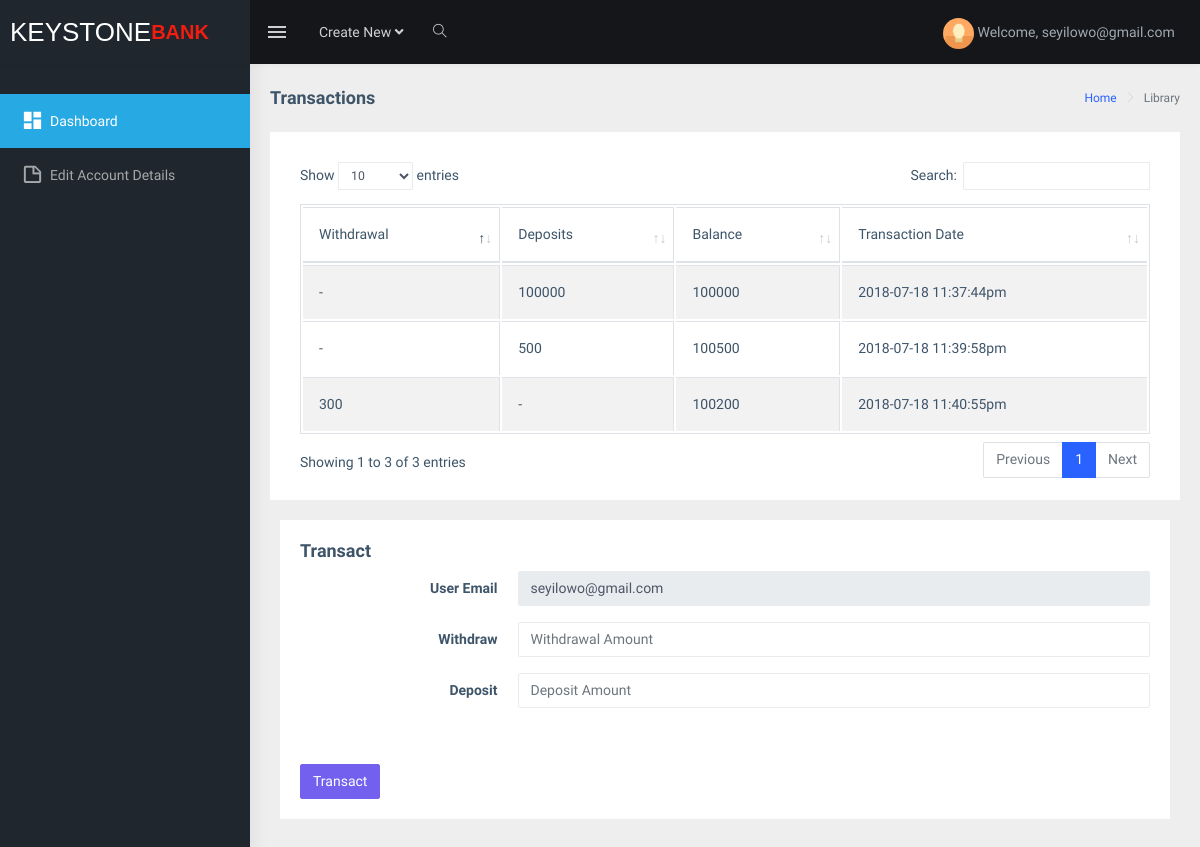
The page /customers/matrix-admin-bt4-1/html/ltr/index1.php (signed in) on the database as committed earlier.
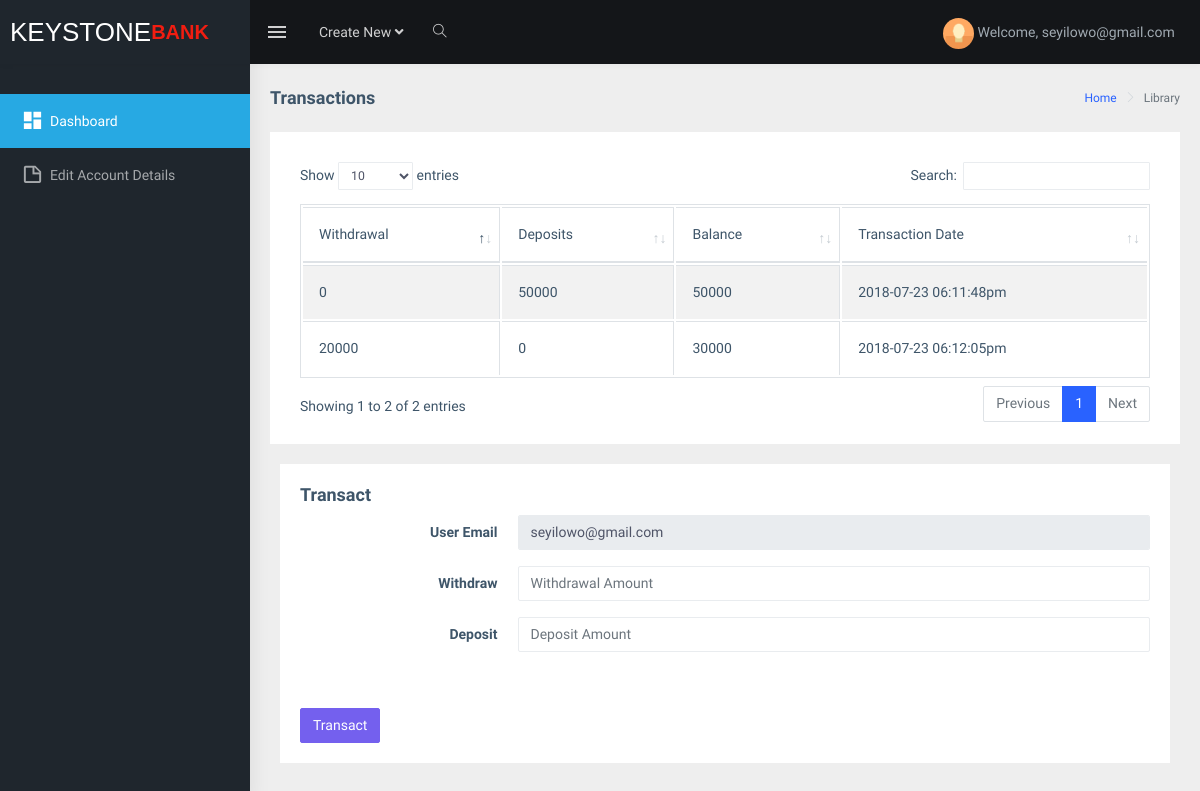
The same page on the database as committed later.
### tables this page shows
CREATE TABLE `transactions` (
  `transaction_id` int(255) NOT NULL,
  `customer_email` varchar(255) NOT NULL,
  `withdrawal` varchar(255) NOT NULL DEFAULT '0',
  `deposit` varchar(255) NOT NULL DEFAULT '0',
  `balance` varchar(255) NOT NULL,
  `time` varchar(255) NOT NULL
);

### customers/matrix-admin-bt4-1/html/ltr/index1.php (the view, shortened to what this page needs)
<!DOCTYPE html>
<html dir="ltr" lang="en">
<head>
    <link rel="stylesheet" type="text/css" href="../../assets/extra-libs/multicheck/multicheck.css">
    <link href="../../assets/libs/datatables.net-bs4/css/dataTables.bootstrap4.css" rel="stylesheet">
    <link href="../../dist/css/style.min.css" rel="stylesheet">
</head>
<body>
    <div id="main-wrapper">
        <header class="topbar" data-navbarbg="skin5">
            <nav class="navbar top-navbar navbar-expand-md navbar-dark">
                <div class="navbar-header" data-logobg="skin5">
                    <a class="navbar-brand" href="index1.php">
                        <span class="logo-text">
                             <a class="navbar-brand" href="#">Keystone<b>Bank</b></a>
                        </span>
                    </a>
                </div>
                <div class="navbar-collapse collapse" id="navbarSupportedContent" data-navbarbg="skin5">
                    <ul class="navbar-nav float-left mr-auto">
                        <li class="nav-item d-none d-md-block"><a class="nav-link sidebartoggler waves-effect waves-light" href="javascript:void(0)" data-sidebartype="mini-sidebar"><i class="mdi mdi-menu font-24"></i></a></li>
                        <li class="nav-item dropdown">
                            <a class="nav-link dropdown-toggle" href="#" id="navbarDropdown" role="button" data-toggle="dropdown" aria-haspopup="true" aria-expanded="false">
                             <span class="d-none d-md-block">Create New <i class="fa fa-angle-down"></i></span>
                            </a>
                        </li>
                        <li class="nav-item search-box"> <a class="nav-link waves-effect waves-dark" href="javascript:void(0)"><i class="ti-search"></i></a>
                        </li>
                    </ul>
                    <ul class="navbar-nav float-right">
                        <li class="nav-item dropdown">
                            <a class="nav-link dropdown-toggle text-muted waves-effect waves-dark pro-pic" href="" data-toggle="dropdown" aria-haspopup="true" aria-expanded="false"><img src="../../assets/images/users/1.jpg" alt="user" class="rounded-circle" width="31">
                                <?php
                                    echo "Welcome, ".$_SESSION['email'];
                                ?>
                            </a>
                        </li>
                    </ul>
                </div>
            </nav>
        </header>
        <aside class="left-sidebar" data-sidebarbg="skin5">
            <div class="scroll-sidebar">
                 <nav class="sidebar-nav">
                    <ul id="sidebarnav" class="p-t-30">
                        <li class="sidebar-item"> <a class="sidebar-link waves-effect waves-dark sidebar-link" href="index1.php" aria-expanded="false"><i class="mdi mdi-view-dashboard"></i><span class="hide-menu">Dashboard</span></a></li>
                        <li class="sidebar-item"><a  class="sidebar-link waves-effect waves-dark sidebar-link" href="form-basic.php" aria-expanded="false"><i class="mdi mdi-note-outline"></i><span class="hide-menu"> Edit Account Details </span></a></li>
                    </ul>
                </nav>
            </div>
        </aside>
        <div class="page-wrapper">
            <div class="page-breadcrumb">
                <div class="row">
                    <div class="col-12 d-flex no-block align-items-center">
                        <h4 class="page-title">Transactions</h4>
                        <div class="ml-auto text-right">
                            <nav aria-label="breadcrumb">
                                <ol class="breadcrumb">
                                    <li class="breadcrumb-item"><a href="#">Home</a></li>
                                    <li class="breadcrumb-item active" aria-current="page">Library</li>
                                </ol>
                            </nav>
                        </div>
                    </div>
                </div>
            </div>
            <div class="container-fluid">
                <div class="row">
                    <div class="col-12">
                        <div class="card">
                            <div class="card-body">
                                <div class="table-responsive">
                                    <table id="zero_config" class="table table-striped table-bordered">
                                        <?php
                                            $con = mysqli_connect("localhost", "root", "", "class110618");
                                            $customer_email = $_SESSION['email'];
                                            $customer = mysqli_query($con, "select * from transactions where customer_email = '$customer_email' ");
                                            echo
                                                "<thead>
                                                    <tr>
                                                        <th>Withdrawal</th>
                                                        <th>Deposits</th>
                                                        <th>Balance</th>
                                                        <th>Transaction Date</th>
                                                    </tr>
                                                </thead>
                                                <tbody>";
                                            while($row = mysqli_fetch_array($customer)){
                                                echo
                                                    "<tr>
                                                        <td>".$row['withdrawal']."</td>
                                                        <td>".$row['deposit']."</td>
                                                        <td>".$row['balance']."</td>
                                                        <td>".$row['time']."</td>
                                                    </tr>";
                                            }
                                            echo"</tbody>";
                                        ?>
                                    </table>
                                </div>
                            </div>
                        </div>
                    </div>
                </div>
                <div class="container-fluid">
                <div class="row">
                    <div class="col-md-12">
                        <div class="card">
                            <form class="form-horizontal" action="transact.php" method="post">
                                <div class="card-body">
                                    <h4 class="card-title">Transact</h4>
                                    <div class="form-group row">
                                        <label for="fname" class="col-sm-3 text-right control-label col-form-label">User Email</label>
                                        <div class="col-sm-9">
                                            <input type="text" class="form-control" id="email" name="email" readonly="readonly" value="<?php
                                                echo $_SESSION['email'];
                                            ?>">
                                        </div>
                                    </div>
                                    <div class="form-group row">
                                        <label for="fname" class="col-sm-3 text-right control-label col-form-label">Withdraw</label>
                                        <div class="col-sm-9">
                                            <input type="text" class="form-control" id="fname" placeholder="Withdrawal Amount" name="wAmount">
                                        </div>
                                    </div>
                                    <div class="form-group row">
                                        <label for="lname" class="col-sm-3 text-right control-label col-form-label">Deposit</label>
                                        <div class="col-sm-9">
                                            <input type="text" class="form-control" id="lname" placeholder="Deposit Amount" name="dAmount">
                                        </div>
                                    </div>
                                </div>
                                <div>
                                    <div class="card-body">
                                        <button type="submit" class="btn btn-primary">Transact</button>
                                    </div>
                                </div>
                            </form>
                        </div>
                    </div>
                </div>
            </div>
            </div>
        </div>
    </div>
</body>
</html>

### customers/matrix-admin-bt4-1/html/ltr/index1.php (style rules this page uses)
.navbar-brand { color: #555; font-family: 'Raleway', sans-serif; text-transform: uppercase; font-size: 26px; }
.navbar-brand b { font-weight: bold; color: #f21d11; font-size: 20px; }

Rows that differ between the two databases and show on the page:
removed transactions: withdrawal "-", deposit "100000", balance "100000", time "2018-07-18 11:37:44pm"
removed transactions: withdrawal "-", deposit "500", balance "100500", time "2018-07-18 11:39:58pm"
removed transactions: withdrawal "300", deposit "-", balance "100200", time "2018-07-18 11:40:55pm"
added transactions: withdrawal "0", deposit "50000", balance "50000", time "2018-07-23 06:11:48pm"
added transactions: withdrawal "20000", deposit "0", balance "30000", time "2018-07-23 06:12:05pm"
Other text that changed with them:
text written by a page script: "Show entries Search: Showing 1 to 3 of 3 entries Previous 1 Next" → "Show entries Search: Showing 1 to 2 of 2 entries Previous 1 Next"
